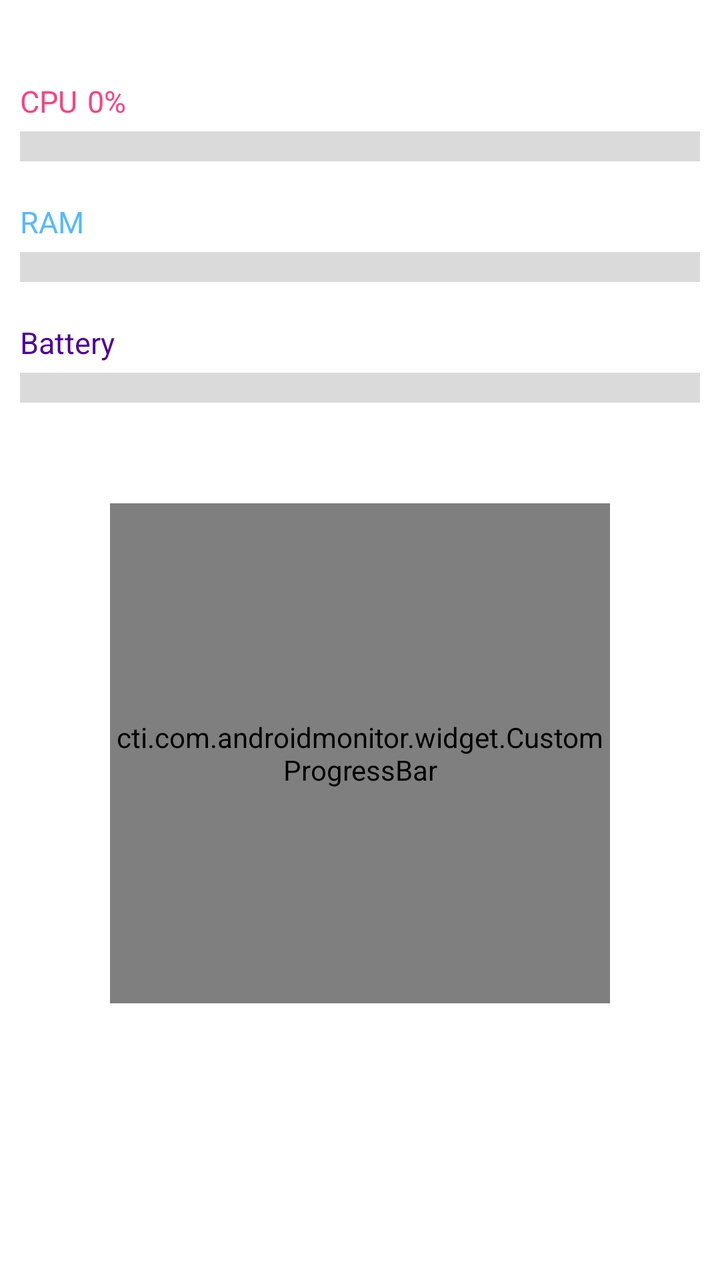
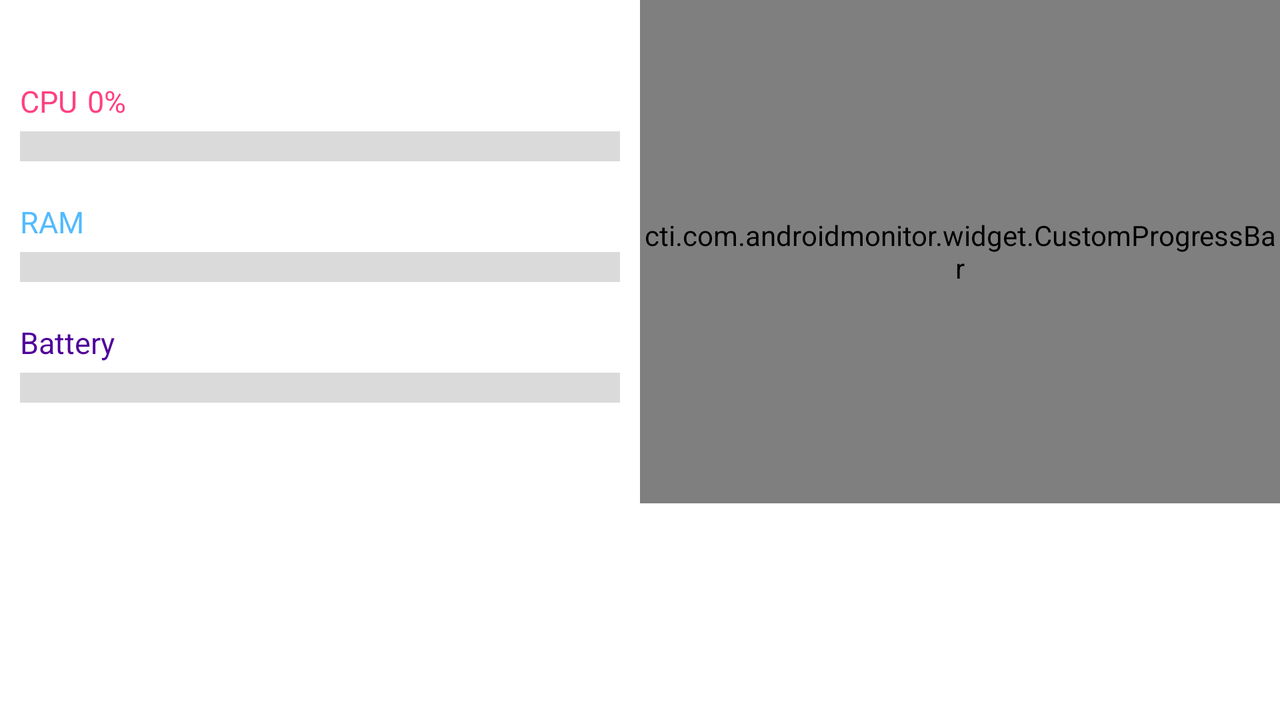

Compare how this app lays out the same screen by default and in its alternative resource folder. The renders come first, then the two layout files and the values they reference.
<!-- AndroidManifest.xml: application theme AppTheme -->
<!-- res/layout/total_fragment.xml -->
<?xml version="1.0" encoding="utf-8"?>
<ScrollView xmlns:android="http://schemas.android.com/apk/res/android"
    xmlns:custom="http://schemas.android.com/apk/res-auto"
    android:layout_width="match_parent"
    android:layout_height="match_parent"
    android:background="@color/white"
    >
    <LinearLayout
        android:orientation="vertical" android:layout_width="match_parent"
        android:layout_height="match_parent"
        android:weightSum="1">
        <TextView
            android:paddingLeft="10dp"
            android:paddingTop="10dp"
            android:paddingRight="10dp"
            android:layout_width="wrap_content"
            android:layout_height="wrap_content"
            android:textAppearance="?android:attr/textAppearanceMedium"
            android:id="@+id/uptime_textView"
            android:textSize="15dp"
            android:textColor="#000"
            />
        <LinearLayout
            android:padding="10dp"
            android:layout_width="match_parent"
            android:layout_height="wrap_content"
            android:orientation="vertical"
            >
            <LinearLayout
                android:layout_width="wrap_content"
                android:layout_height="wrap_content"
                android:orientation="horizontal"
                >
                <TextView
                    android:layout_width="wrap_content"
                    android:layout_height="wrap_content"
                    android:textAppearance="?android:attr/textAppearanceMedium"
                    android:text="CPU"
                    android:textSize="15dp"
                    android:textColor="@color/colorAccent"
                    />
                <TextView
                    android:layout_marginLeft="5dp"
                    android:layout_width="wrap_content"
                    android:layout_height="wrap_content"
                    android:textAppearance="?android:attr/textAppearanceMedium"
                    android:id="@+id/totalCPU_textView"
                    android:text="0%"
                    android:textSize="15dp"
                    android:textColor="@color/colorAccent"
                    />
            </LinearLayout>
            <ProgressBar
                android:layout_marginTop="5dp"
                style="?android:attr/progressBarStyleHorizontal"
                android:progressDrawable="@drawable/custom_progress_bar"
                android:layout_width="match_parent"
                android:layout_height="15dp"
                android:id="@+id/totalCPU_progressBar"
                android:layout_gravity="center_horizontal" />
        </LinearLayout>

        <LinearLayout
            android:padding="10dp"
            android:layout_width="match_parent"
            android:layout_height="wrap_content"
            android:orientation="vertical"
            android:id="@+id/linearLayout">
            <LinearLayout
                android:layout_width="wrap_content"
                android:layout_height="wrap_content"
                android:orientation="horizontal"
                >
                <TextView
                    android:layout_width="wrap_content"
                    android:layout_height="wrap_content"
                    android:textAppearance="?android:attr/textAppearanceMedium"
                    android:text="RAM"
                    android:textSize="15dp"
                    android:textColor="@color/lightBlue"
                    />
                <TextView
                    android:layout_marginLeft="5dp"
                    android:layout_width="wrap_content"
                    android:layout_height="wrap_content"
                    android:textAppearance="?android:attr/textAppearanceMedium"
                    android:id="@+id/totalRAM_textView"
                    android:textSize="15dp"
                    android:textColor="@color/lightBlue"
                    />
            </LinearLayout>
            <ProgressBar
                android:layout_marginTop="5dp"
                style="?android:attr/progressBarStyleHorizontal"
                android:progressDrawable="@drawable/custom_progress_bar2"
                android:layout_width="match_parent"
                android:layout_height="15dp"
                android:id="@+id/totalRAM_progressBar"
                android:layout_gravity="center_horizontal" />
        </LinearLayout>
        <LinearLayout
            android:padding="10dp"
            android:layout_width="match_parent"
            android:layout_height="wrap_content"
            android:orientation="vertical"
            >
            <LinearLayout
                android:layout_width="wrap_content"
                android:layout_height="wrap_content"
                android:orientation="horizontal"
                >
                <TextView
                    android:layout_width="wrap_content"
                    android:layout_height="wrap_content"
                    android:textAppearance="?android:attr/textAppearanceMedium"
                    android:text="Battery"
                    android:textSize="15dp"
                    android:textColor="@color/purple"
                    />
                <TextView
                    android:layout_marginLeft="5dp"
                    android:layout_width="wrap_content"
                    android:layout_height="wrap_content"
                    android:textAppearance="?android:attr/textAppearanceMedium"
                    android:id="@+id/batteryCharge_textView"
                    android:textSize="15dp"
                    android:textColor="@color/purple"
                    />
            </LinearLayout>
            <ProgressBar
                android:layout_marginTop="5dp"
                style="?android:attr/progressBarStyleHorizontal"
                android:progressDrawable="@drawable/custom_progress_bar3"
                android:layout_width="match_parent"
                android:layout_height="15dp"
                android:id="@+id/totalBattery_progressBar"
                android:layout_gravity="center_horizontal" />
        </LinearLayout>

        <TextView
            android:padding="10dp"
            android:layout_width="wrap_content"
            android:layout_height="wrap_content"
            android:textAppearance="?android:attr/textAppearanceMedium"
            android:id="@+id/temperatureBattery_textView"
            android:textStyle="bold"
            android:textSize="15dp"
            android:textColor="@color/purple"
            />
        <cti.com.androidmonitor.widget.CustomProgressBar
            android:layout_width="250dp"
            android:layout_height="250dp"
            custom:colorBar_progress="@color/lightBlue"
            custom:colorBar="@color/lightGray"
            android:layout_gravity="center_horizontal"
            android:id="@+id/customProgressBar"
            />

    </LinearLayout>

</ScrollView>
<!-- resources referenced by this layout -->
<resources>
  <color name="colorAccent">#FF4081</color>
  <color name="lightBlue">#ad0099ff</color>
  <color name="lightGray">#dadada</color>
  <color name="purple">#4f0099</color>
  <color name="white">#FFF</color>
  <!-- drawable custom_progress_bar (drawable) -->
  <?xml version="1.0" encoding="utf-8"?>
  <layer-list xmlns:android="http://schemas.android.com/apk/res/android">
  
      
      <item android:id="@android:id/background">
          <shape>
              <gradient
                  android:startColor="@color/lightGray"
                  android:centerColor="@color/lightGray"
                  android:centerY="1.0"
                  android:endColor="@color/lightGray"
                  android:angle="270"
                  />
          </shape>
      </item>
  
      
      <item android:id="@android:id/progress">
          <clip>
              <shape>
                  <gradient
                      android:startColor="@color/colorAccent"
                      android:centerColor="@color/colorAccent"
                      android:centerY="1.0"
                      android:endColor="@color/colorAccent"
                      />
              </shape>
          </clip>
      </item>
  </layer-list>
  <!-- drawable custom_progress_bar2 (drawable) -->
  <?xml version="1.0" encoding="utf-8"?>
  <layer-list xmlns:android="http://schemas.android.com/apk/res/android">
  
      
      <item android:id="@android:id/background">
          <shape>
              <gradient
                  android:startColor="@color/lightGray"
                  android:centerColor="@color/lightGray"
                  android:centerY="1.0"
                  android:endColor="@color/lightGray"
                  android:angle="270"
                  />
          </shape>
      </item>
  
      
      <item android:id="@android:id/progress">
          <clip>
              <shape>
                  <gradient
                      android:startColor="@color/lightBlue"
                      android:centerColor="@color/lightBlue"
                      android:centerY="1.0"
                      android:endColor="@color/lightBlue"
                      />
              </shape>
          </clip>
      </item>
  </layer-list>
  <!-- drawable custom_progress_bar3 (drawable) -->
  <?xml version="1.0" encoding="utf-8"?>
  <layer-list xmlns:android="http://schemas.android.com/apk/res/android">
  
      
      <item android:id="@android:id/background">
          <shape>
              <gradient
                  android:startColor="@color/lightGray"
                  android:centerColor="@color/lightGray"
                  android:centerY="1.0"
                  android:endColor="@color/lightGray"
                  android:angle="270"
                  />
          </shape>
      </item>
  
      
      <item android:id="@android:id/progress">
          <clip>
              <shape>
                  <gradient
                      android:startColor="@color/purple"
                      android:centerColor="@color/purple"
                      android:centerY="1.0"
                      android:endColor="@color/purple"
                      />
              </shape>
          </clip>
      </item>
  </layer-list>
  <style name="AppTheme" parent="Theme.AppCompat.Light.NoActionBar">
          
          <item name="colorPrimary">@color/colorPrimary</item>
          <item name="colorPrimaryDark">@color/colorPrimaryDark</item>
          <item name="colorAccent">@color/colorAccent</item>
      </style>
  <color name="colorPrimary">#FF9800</color>
  <color name="colorPrimaryDark">#EF6C00</color>
</resources>
<!-- res/layout-land/total_fragment.xml (the author's variant of the layout above) -->
<!-- drawn on the phone turned sideways -->
<?xml version="1.0" encoding="utf-8"?>
<ScrollView xmlns:android="http://schemas.android.com/apk/res/android"
    xmlns:custom="http://schemas.android.com/apk/res-auto"
    android:layout_width="match_parent"
    android:layout_height="match_parent"
    android:background="@color/white"
    >
    <LinearLayout
        android:layout_width="match_parent"
        android:layout_height="match_parent"
        android:orientation="horizontal"
        >
        <LinearLayout
            android:orientation="vertical"
            android:layout_width="fill_parent"
            android:layout_weight="1"
            android:layout_height="match_parent"
            android:weightSum="1">
            <TextView
                android:paddingLeft="10dp"
                android:paddingTop="10dp"
                android:paddingRight="10dp"
                android:layout_width="wrap_content"
                android:layout_height="wrap_content"
                android:textAppearance="?android:attr/textAppearanceMedium"
                android:id="@+id/uptime_textView"
                android:textSize="15dp"
                android:textColor="#000"
                />
            <LinearLayout
                android:padding="10dp"
                android:layout_width="match_parent"
                android:layout_height="wrap_content"
                android:orientation="vertical"
                >
                <LinearLayout
                    android:layout_width="wrap_content"
                    android:layout_height="wrap_content"
                    android:orientation="horizontal"
                    >
                    <TextView
                        android:layout_width="wrap_content"
                        android:layout_height="wrap_content"
                        android:textAppearance="?android:attr/textAppearanceMedium"
                        android:text="CPU"
                        android:textSize="15dp"
                        android:textColor="@color/colorAccent"
                        />
                    <TextView
                        android:layout_marginLeft="5dp"
                        android:layout_width="wrap_content"
                        android:layout_height="wrap_content"
                        android:textAppearance="?android:attr/textAppearanceMedium"
                        android:id="@+id/totalCPU_textView"
                        android:textSize="15dp"
                        android:text="0%"
                        android:textColor="@color/colorAccent"
                        />
                </LinearLayout>
                <ProgressBar
                    android:layout_marginTop="5dp"
                    style="?android:attr/progressBarStyleHorizontal"
                    android:progressDrawable="@drawable/custom_progress_bar"
                    android:layout_width="match_parent"
                    android:layout_height="15dp"
                    android:id="@+id/totalCPU_progressBar"
                    android:layout_gravity="center_horizontal" />
            </LinearLayout>

            <LinearLayout
                android:padding="10dp"
                android:layout_width="match_parent"
                android:layout_height="wrap_content"
                android:orientation="vertical"
                android:id="@+id/linearLayout">
                <LinearLayout
                    android:layout_width="wrap_content"
                    android:layout_height="wrap_content"
                    android:orientation="horizontal"
                    >
                    <TextView
                        android:layout_width="wrap_content"
                        android:layout_height="wrap_content"
                        android:textAppearance="?android:attr/textAppearanceMedium"
                        android:text="RAM"
                        android:textSize="15dp"
                        android:textColor="@color/lightBlue"
                        />
                    <TextView
                        android:layout_marginLeft="5dp"
                        android:layout_width="wrap_content"
                        android:layout_height="wrap_content"
                        android:textAppearance="?android:attr/textAppearanceMedium"
                        android:id="@+id/totalRAM_textView"
                        android:textSize="15dp"
                        android:textColor="@color/lightBlue"
                        />
                </LinearLayout>
                <ProgressBar
                    android:layout_marginTop="5dp"
                    style="?android:attr/progressBarStyleHorizontal"
                    android:progressDrawable="@drawable/custom_progress_bar2"
                    android:layout_width="match_parent"
                    android:layout_height="15dp"
                    android:id="@+id/totalRAM_progressBar"
                    android:layout_gravity="center_horizontal" />
            </LinearLayout>
            <LinearLayout
                android:padding="10dp"
                android:layout_width="match_parent"
                android:layout_height="wrap_content"
                android:orientation="vertical"
                >
                <LinearLayout
                    android:layout_width="wrap_content"
                    android:layout_height="wrap_content"
                    android:orientation="horizontal"
                    >
                    <TextView
                        android:layout_width="wrap_content"
                        android:layout_height="wrap_content"
                        android:textAppearance="?android:attr/textAppearanceMedium"
                        android:text="Battery"
                        android:textSize="15dp"
                        android:textColor="@color/purple"
                        />
                    <TextView
                        android:layout_marginLeft="5dp"
                        android:layout_width="wrap_content"
                        android:layout_height="wrap_content"
                        android:textAppearance="?android:attr/textAppearanceMedium"
                        android:id="@+id/batteryCharge_textView"
                        android:textSize="15dp"
                        android:textColor="@color/purple"
                        />
                </LinearLayout>
                <ProgressBar
                    android:layout_marginTop="5dp"
                    style="?android:attr/progressBarStyleHorizontal"
                    android:progressDrawable="@drawable/custom_progress_bar3"
                    android:layout_width="match_parent"
                    android:layout_height="15dp"
                    android:id="@+id/totalBattery_progressBar"
                    android:layout_gravity="center_horizontal" />
            </LinearLayout>

            <TextView
                android:padding="10dp"
                android:layout_width="wrap_content"
                android:layout_height="wrap_content"
                android:textAppearance="?android:attr/textAppearanceMedium"
                android:id="@+id/temperatureBattery_textView"
                android:textStyle="bold"
                android:textSize="15dp"
                android:textColor="@color/purple"
                />

        </LinearLayout>
        <cti.com.androidmonitor.widget.CustomProgressBar
            android:layout_width="fill_parent"
            android:layout_weight="1"
            android:layout_height="match_parent"
            custom:colorBar_progress="@color/lightBlue"
            custom:colorBar="@color/lightGray"
            android:layout_gravity="center_horizontal"
            android:id="@+id/customProgressBar"
            />
    </LinearLayout>

</ScrollView>
